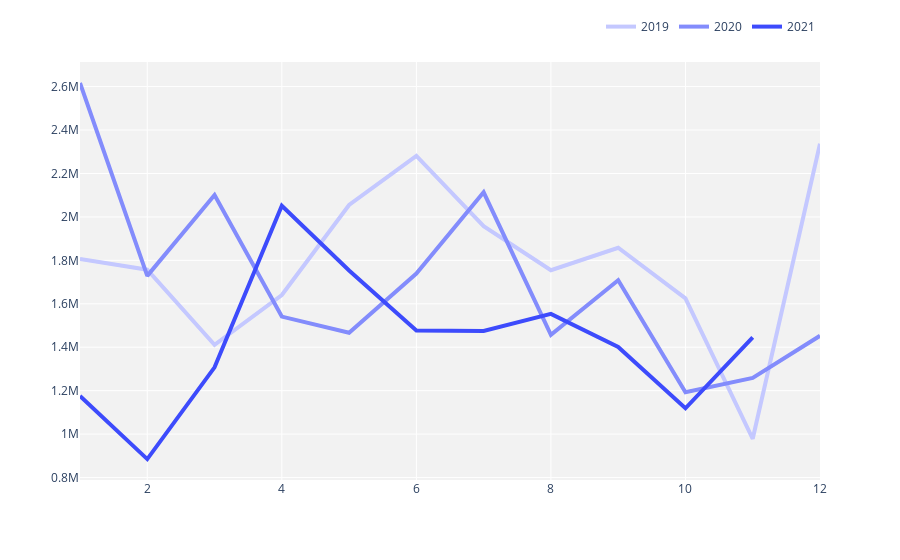

The notebook cell saved with this chart:
### Markdown cell above
# Estimated Cost by Year Line Chart

### Code cell
## Still to do - make months words, round number in hoverlabel (code doesn't seem to be working...)

colours = ['#c4c8ff','#838cfc','#3d4bfc']

df_estimated_cost = df.groupby(['Year','Month'])['Total Estimated Cost of Works'].mean().reset_index()


df_estimated_cost.round({"Total Estimated Cost of Works":8})
                             


fig = px.line(df_estimated_cost, 
             x='Month',
             y='Total Estimated Cost of Works', 
             color='Year',
             markers = False, 
              render_mode="SVG",
              hover_data={'Month':False},
             color_discrete_sequence=colours)

fig.update_xaxes(ticklabelposition="inside top", title=None,)
fig.update_yaxes(title= None, showgrid = True, showticklabels = True)

fig.update_layout(hoverlabel=dict(bgcolor="white",
                                  font_size=14,
                                  font_family="Arial",
                                  font_color='Black',
                                  bordercolor="rgba(255,255,255,255)"),
                 plot_bgcolor='#f2f2f2')
                 
fig.update_layout(hovermode="x unified", showlegend = True)

fig.update_layout(legend=dict(
    orientation="h",
    yanchor="bottom",
    y=1.05,
    xanchor="right",
    x=1,
))

fig.update_layout(legend={'title_text':''})

fig.update_traces(line=dict(width=4),hovertemplate=None)


fig.show()

fig.write_html(f'{visuals}Cost_By_Year.html')

### Figure 1 — Plotly figure (JSON) as saved in the notebook; plotly's stock layout.template omitted (floating-point values rounded to 4 significant figures)
{"data": [{"legendgroup": "2019", "line": {"color": "#c4c8ff", "dash": "solid", "width": 4}, "marker": {"symbol": "circle"}, "mode": "lines", "name": "2019", "orientation": "v", "showlegend": true, "type": "scatter", "x": [1, 2, 3, 4, 5, 6, 7, 8, 9, 10, 11, 12], "xaxis": "x", "y": [1807000.0, 1757000.0, 1411000.0, 1640000.0, 2055000.0, 2281000.0, 1957000.0, 1754000.0, 1858000.0, 1625000.0, 978400.0, 2337000.0], "yaxis": "y"}, {"legendgroup": "2020", "line": {"color": "#838cfc", "dash": "solid", "width": 4}, "marker": {"symbol": "circle"}, "mode": "lines", "name": "2020", "orientation": "v", "showlegend": true, "type": "scatter", "x": [1, 2, 3, 4, 5, 6, 7, 8, 9, 10, 11, 12], "xaxis": "x", "y": [2617000.0, 1728000.0, 2101000.0, 1541000.0, 1467000.0, 1739000.0, 2113000.0, 1457000.0, 1709000.0, 1193000.0, 1259000.0, 1453000.0], "yaxis": "y"}, {"legendgroup": "2021", "line": {"color": "#3d4bfc", "dash": "solid", "width": 4}, "marker": {"symbol": "circle"}, "mode": "lines", "name": "2021", "orientation": "v", "showlegend": true, "type": "scatter", "x": [1, 2, 3, 4, 5, 6, 7, 8, 9, 10, 11], "xaxis": "x", "y": [1176000.0, 884900.0, 1307000.0, 2051000.0, 1754000.0, 1477000.0, 1475000.0, 1554000.0, 1401000.0, 1119000.0, 1445000.0], "yaxis": "y"}], "layout": {"hoverlabel": {"bgcolor": "white", "bordercolor": "rgba(255,255,255,255)", "font": {"color": "Black", "family": "Arial", "size": 14}}, "hovermode": "x unified", "legend": {"orientation": "h", "title": {"text": ""}, "tracegroupgap": 0, "x": 1, "xanchor": "right", "y": 1.05, "yanchor": "bottom"}, "margin": {"t": 60}, "plot_bgcolor": "#f2f2f2", "showlegend": true, "xaxis": {"anchor": "y", "domain": [0, 1], "ticklabelposition": "inside top", "title": {}}, "yaxis": {"anchor": "x", "domain": [0, 1], "showgrid": true, "showticklabels": true, "title": {}}}}
